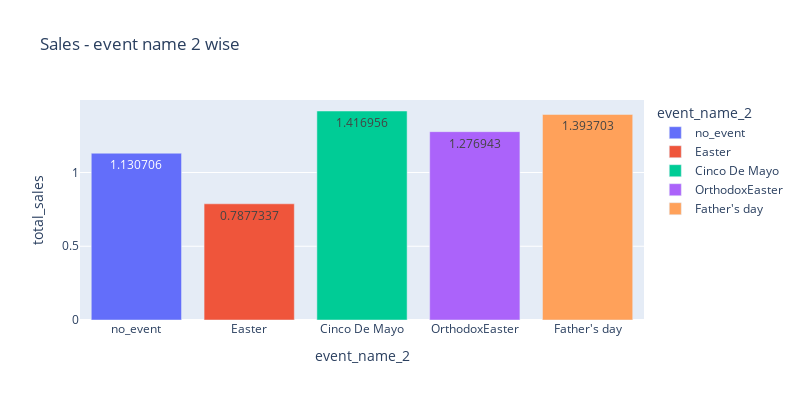

Notebook source saved alongside this figure:
### Code cell
fig = px.bar(sales, x="event_name_2", y="total_sales", color="event_name_2", title="Sales - event name 2 wise",text_auto=True)
fig.update_layout(width=800, height=400)
fig.show()

### Figure 1 — Plotly figure (JSON) as saved in the notebook; plotly's stock layout.template omitted (floating-point values rounded to 4 significant figures)
{"data": [{"alignmentgroup": "True", "hovertemplate": "event_name_2=%{x}<br>total_sales=%{y}<extra></extra>", "legendgroup": "no_event", "marker": {"color": "#636efa", "pattern": {"shape": ""}}, "name": "no_event", "offsetgroup": "no_event", "orientation": "v", "showlegend": true, "textposition": "auto", "texttemplate": "%{y}", "type": "bar", "x": ["no_event"], "xaxis": "x", "y": [1.131], "yaxis": "y"}, {"alignmentgroup": "True", "hovertemplate": "event_name_2=%{x}<br>total_sales=%{y}<extra></extra>", "legendgroup": "Easter", "marker": {"color": "#EF553B", "pattern": {"shape": ""}}, "name": "Easter", "offsetgroup": "Easter", "orientation": "v", "showlegend": true, "textposition": "auto", "texttemplate": "%{y}", "type": "bar", "x": ["Easter"], "xaxis": "x", "y": [0.7877], "yaxis": "y"}, {"alignmentgroup": "True", "hovertemplate": "event_name_2=%{x}<br>total_sales=%{y}<extra></extra>", "legendgroup": "Cinco De Mayo", "marker": {"color": "#00cc96", "pattern": {"shape": ""}}, "name": "Cinco De Mayo", "offsetgroup": "Cinco De Mayo", "orientation": "v", "showlegend": true, "textposition": "auto", "texttemplate": "%{y}", "type": "bar", "x": ["Cinco De Mayo"], "xaxis": "x", "y": [1.417], "yaxis": "y"}, {"alignmentgroup": "True", "hovertemplate": "event_name_2=%{x}<br>total_sales=%{y}<extra></extra>", "legendgroup": "OrthodoxEaster", "marker": {"color": "#ab63fa", "pattern": {"shape": ""}}, "name": "OrthodoxEaster", "offsetgroup": "OrthodoxEaster", "orientation": "v", "showlegend": true, "textposition": "auto", "texttemplate": "%{y}", "type": "bar", "x": ["OrthodoxEaster"], "xaxis": "x", "y": [1.277], "yaxis": "y"}, {"alignmentgroup": "True", "hovertemplate": "event_name_2=%{x}<br>total_sales=%{y}<extra></extra>", "legendgroup": "Father's day", "marker": {"color": "#FFA15A", "pattern": {"shape": ""}}, "name": "Father's day", "offsetgroup": "Father's day", "orientation": "v", "showlegend": true, "textposition": "auto", "texttemplate": "%{y}", "type": "bar", "x": ["Father's day"], "xaxis": "x", "y": [1.394], "yaxis": "y"}], "layout": {"barmode": "relative", "height": 400, "legend": {"title": {"text": "event_name_2"}, "tracegroupgap": 0}, "title": {"text": "Sales - event name 2 wise"}, "width": 800, "xaxis": {"anchor": "y", "categoryarray": ["no_event", "Easter", "Cinco De Mayo", "OrthodoxEaster", "Father's day"], "categoryorder": "array", "domain": [0, 1], "title": {"text": "event_name_2"}}, "yaxis": {"anchor": "x", "domain": [0, 1], "title": {"text": "total_sales"}}}}
